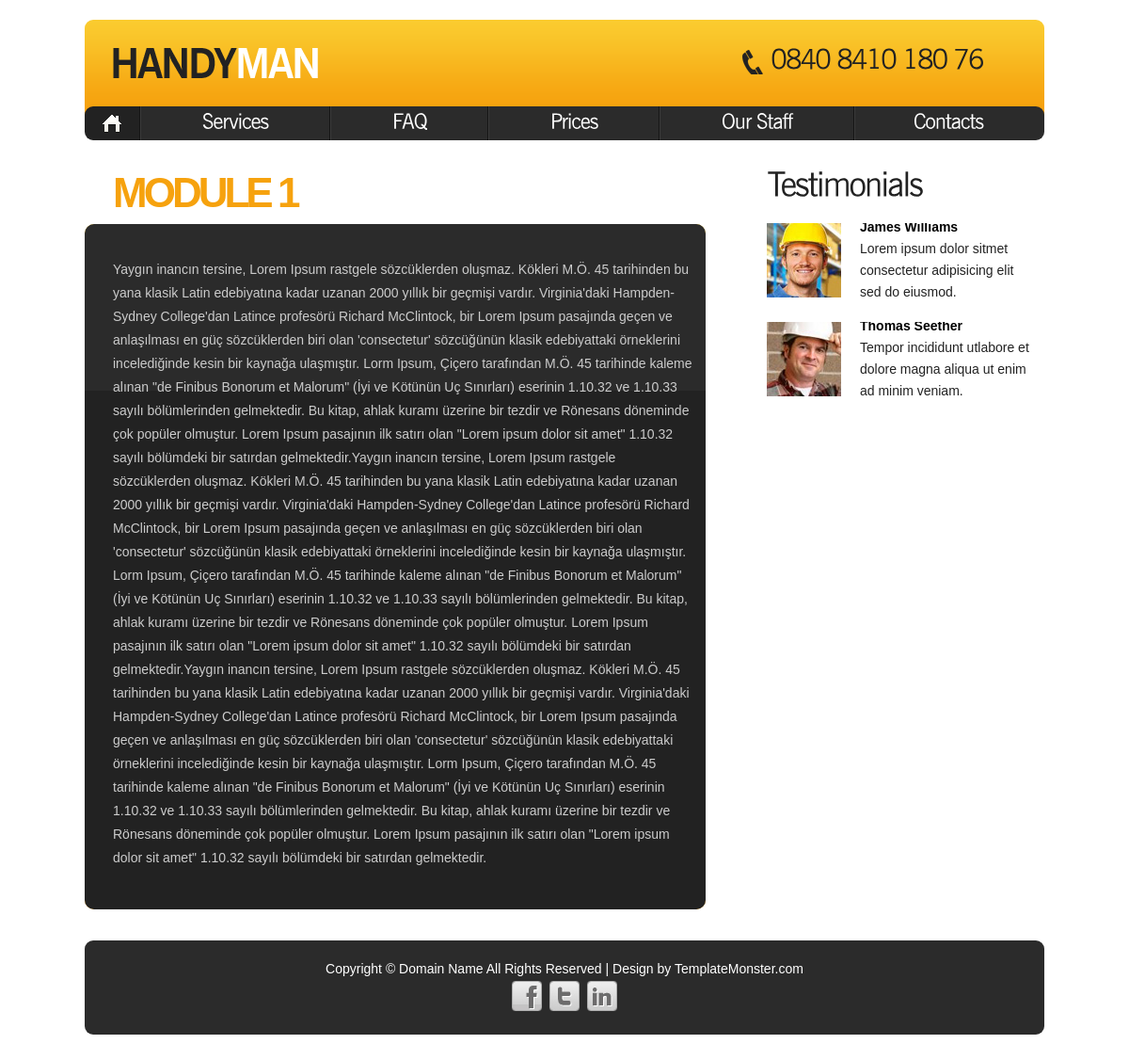
The page /view_page.php?page_id=3 on the database its author committed.
### tables this page shows
CREATE TABLE `config` (
  `config_id` int(11) NOT NULL,
  `config_logo` varchar(250) NOT NULL,
  `config_phone` varchar(20) NOT NULL,
  `config_title` varchar(70) NOT NULL,
  `config_desc` varchar(250) NOT NULL,
  `config_keywords` varchar(250) NOT NULL,
  `config_face` varchar(100) NOT NULL,
  `config_twit` varchar(100) NOT NULL,
  `config_footer` varchar(500) NOT NULL,
  `config_address` varchar(500) NOT NULL,
  `config_email` varchar(100) NOT NULL,
  `config_fax` varchar(50) NOT NULL,
  `config_author` varchar(25) NOT NULL
);

CREATE TABLE `menu` (
  `menu_id` int(11) NOT NULL,
  `menu_name` varchar(25) NOT NULL,
  `menu_url` varchar(250) NOT NULL
);

CREATE TABLE `pages` (
  `page_id` int(11) NOT NULL,
  `page_date` datetime NOT NULL,
  `page_name` varchar(50) NOT NULL,
  `page_content` text NOT NULL,
  `page_no` varchar(50) NOT NULL DEFAULT '0',
  `page_home` varchar(50) NOT NULL DEFAULT '0'
);

### view_page.php (the view)
<?php include'header.php';
$page_id= $_GET['page_id'];
$run_page= mysqli_query($conn, "SELECT * FROM pages WHERE page_id='".$page_id."'");
$row_page = mysqli_fetch_assoc($run_page)?>
<section id="content">
    <div class="wrapper">
        <article class="col-1">
                <div class="indent-left">
                    <h2><?php echo $row_page['page_name'];?></h2>
                </div>
            <div class="box">
                <div class="box-bg maxheight">
                    <div class="padding">
                        <p style="text-indent:50px;"><?php echo $row_page['page_content'];?></p>
                    </div>
        </article>
        <article class="col-2">
            <h3>Testimonials</h3>
            <div class="wrapper indent-bot">
                <figure class="img-indent"><img src="images/page1-img1.jpg" alt=""></figure>
                <div class="extra-wrap text-1">
                    <div class="margin-top">
                        <h6><a class="link color-2" href="#">James Williams</a></h6>
                        Lorem ipsum dolor sitmet consectetur adipisicing elit sed do eiusmod. </div>
                </div>
            </div>
            <div class="wrapper">
                <figure class="img-indent"><img src="images/page1-img2.jpg" alt=""></figure>
                <div class="extra-wrap text-1">
                    <div class="margin-top">
                        <h6><a class="link color-2" href="#">Thomas Seether</a></h6>
                        Tempor incididunt utlabore et dolore magna aliqua ut enim ad minim veniam. </div>
                </div>
            </div>
        </article>
    </div>
    <div class="block"></div>
</section>
</div>
</div>
<?php include'footer.php'; ?>

### header.php (shortened to what this page needs)
<?php
include 'db.php';
$run_config= "SELECT * FROM config";
$con_config= mysqli_query($conn,$run_config);
$row_config = mysqli_fetch_assoc($con_config);
?>
<!DOCTYPE html>
<html lang="en">
<head>
    <link rel="stylesheet" href="css/reset.css" type="text/css" media="screen">
    <link rel="stylesheet" href="css/styles.css" type="text/css" media="screen">
    <link rel="stylesheet" href="css/layout.css" type="text/css" media="screen">
    <link href="assets/css/bootstrap-fileupload.min.css" rel="stylesheet"/>
</head>
<body id="page1">
<div class="extra">
    <div class="main">
        <header>
            <div class="indent">
                <div class="row-top">
                    <div class="wrapper">
                        <img style="margin: 30px 0px 0px 30px;" src="<?php echo $row_config['config_logo']; ?>">
                        <strong class="support"><?php echo $row_config['config_phone']; ?></strong> </div>
                </div>
                <nav>
                    <ul class="menu">
                        <li><a class="active" href="index.php">Home</a></li>
                      <?php
                            $count_sql= mysqli_query($conn,"SELECT * FROM menu");
                            $count_menu = mysqli_num_rows($count_sql);
                            $count=0;
                                while($row_menu=mysqli_fetch_assoc($count_sql)){
                                    $count++; ?>
                                 <li class="<?php
                                    if($count_menu == $count){
                                        echo "last";
                                    }
                                 ?>"><a href="<?php echo $row_menu['menu_url'];?>"><?php echo $row_menu['menu_name'];?> </a></li>
                      <?php   }     ?>
                </nav>
            </div>
        </header>

### footer.php (shortened to what this page needs)
<footer>
    <div class="main">
        <div class="footer-bg">
            <?php echo $row_config['config_footer']; ?>
            <ul class="list-services">
                <li><a class="tooltips" target="_blank" href="<?php echo $row_config['config_face']; ?>"></a></li>
                <li class="item-1"><a target="_blank" class="tooltips" href="<?php echo $row_config['config_twit']; ?>"></a></li>
                <li class="item-2"><a target="_blank" class="tooltips" href="https://www.linkedin.com/"></a></li>
            </ul>
        </div>
    </div>
</footer>
</body>
</html>

### css/styles.css (style rules this page uses)
article, aside, audio, canvas, command, datalist, details, embed, figcaption, figure, footer, header, hgroup, keygen, meter, nav, output, progress, section, source, video { display:block }
html { width:100% }
body { font-family:Arial, Helvetica, sans-serif; font-size:100%; color:#222; min-width:1020px; background:#fff }
.main { width:1020px; padding:0; margin:0 auto; font-size:0.875em; line-height:1.785em }
a { color:#f6a20e; outline:none }
.col-1, .col-2, .column-1, .column-2 { float:left }
.wrapper { width:100%; overflow:hidden; position:relative }
.extra-wrap { overflow:hidden }
p { margin-bottom:18px }
.color-2 { color:#000 }
.indent { padding:21px 0 0; position:relative; overflow:hidden }
.indent-left { padding-left:30px }
.indent-bot { margin-bottom:20px }
.margin-top { margin-top:-7px }
.img-indent { float:left; margin:0 20px 0px 0 }
.menu li a, .link, .button, .button-2, h1 a { text-decoration:none }
header { width:100%; position:relative; z-index:2; }
.row-top { width:100%; min-height:101px; background:url(../images/row-top-tail.gif) left top repeat-x #f6a20e; border-radius:9px 9px 0 0; -moz-border-radius:9px 9px 0 0; -webkit-border-radius:9px 9px 0 0; position:relative; overflow:hidden; z-index:1; }
.support { display:block; font-size:29px; line-height:1.2em; padding:29px 65px 0 30px; letter-spacing:-2px; background:url(../images/pic-1.png) 0 32px no-repeat; float:right; }
.menu { padding:0 0 0 0; width:100%; margin-top:-9px; position:relative; z-index:2; }
.menu li { float:left; position:relative; padding-right:2px; background:url(../images/menu-spacer.gif) right top repeat-y; }
.menu li.last { background:none; padding:0 }
.menu li a { display:block; font-size:22px; font-weight:400; line-height:2em; padding:6px 64px 8px 65px; color:#fff; text-transform:capitalize; letter-spacing:-1px; background:#2b2b2b; }
.menu li:first-child a { padding:6px 0 8px; width:58px; text-indent:-9999px; background:url(../images/menu-home-icon.png) center center no-repeat #2b2b2b; border-radius:9px 0 0 9px; -moz-border-radius:9px 0 0 9px; -webkit-border-radius:9px 0 0 9px; }
.menu li.last a { padding:6px 64px 8px 62px; border-radius:0 9px 9px 0; -moz-border-radius:0 9px 9px 0; -webkit-border-radius:0 9px 9px 0; }
.menu li a.active, .menu > li > a:hover { background-color:#222; }
#content { width:100%; padding:20px 0; position:relative; z-index:1; }
h2 { font-size:44px; line-height:1.204em; color:#f6a20e; text-transform:uppercase; margin-bottom:6px; letter-spacing:-4px; }
h3 { font-size:36px; line-height:1.222em; color:#222; letter-spacing:-2px; margin-bottom:22px; }
h6 { color:#000 }
.box { width:100%; color:#ccc; background:url(../images/box-title-tail.gif) left top repeat-x #f6a20e; border-radius:10px; -moz-border-radius:10px; -webkit-border-radius:10px; }
.box .padding { padding:25px 10px 0 30px }
.box-bg { width:100%; padding-bottom:24px; background:url(../images/box-tail.gif) left top repeat-x #222; border-radius:10px; -moz-border-radius:10px; -webkit-border-radius:10px; }
.text-1 { line-height:23px }
footer { width:100%; height:132px; color:#fff; text-align:center; position:relative; overflow:hidden; z-index:9; }
.footer-bg { width:100%; padding:18px 0 25px; background:#2b2b2b; border-radius:9px; -moz-border-radius:9px; -webkit-border-radius:9px; }
.list-services { padding:0; width:112px; margin:0 auto; overflow:hidden; }
.list-services li { float:left; padding:0 0 0 8px; }
.list-services li:first-child { padding:0 }
.list-services li a { display:block; width:32px; height:32px; text-indent:-9999px; background:url(../images/social-icons.png) 0 0 no-repeat; }
.list-services li.item-1 a { background-position:-40px 0 }
.list-services li.item-2 a { background-position:-80px 0 }
.block { height:132px }
.extra { min-height:100%; height:auto !important; height:100%; margin: 0 auto -132px; position:relative; overflow:hidden; }
html, body { height:100% }

### css/layout.css (style rules this page uses)
#page1 .col-1 { width:660px; margin-right:65px }
#page1 .col-2 { width:280px }
#page1 .indent { padding:21px 0 20px }
#page1 #content { padding:10px 0 33px }
#page1 .box .padding { padding:18px 10px 0 30px }

### rows shown on the page
config: config_logo (picture), config_footer "Copyright © Domain Name All Rights Reserved | Design by TemplateMonster.com"
pages: page_name "MODULE 1", page_content "Yaygın inancın tersine, Lorem Ipsum rastgele sözcüklerden oluşmaz. Kökleri M.Ö. 45 tarihinden bu yana klasik Latin edebiyatına kadar uzanan 2000 yıllık bir geçmişi vardır. Virginia'daki Hampden-Sydney College'dan Latince profesörü Richard McClintock, bir Lorem Ipsum pasajında geçen ve anlaşılması en güç sözcüklerden biri olan 'consectetur' sözcüğünün klasik edebiyattaki örneklerini incelediğinde kesin bir kaynağa ulaşmıştır. Lorm Ipsum, Çiçero tarafından M.Ö. 45 tarihinde kaleme alınan \"de Finibus Bonorum et Malorum\" (İyi ve Kötünün Uç Sınırları) eserinin 1.10.32 ve 1.10.33 sayılı bölümlerinden gelmektedir. Bu kitap, ahlak kuramı üzerine bir tezdir ve Rönesans döneminde çok popüler…"
